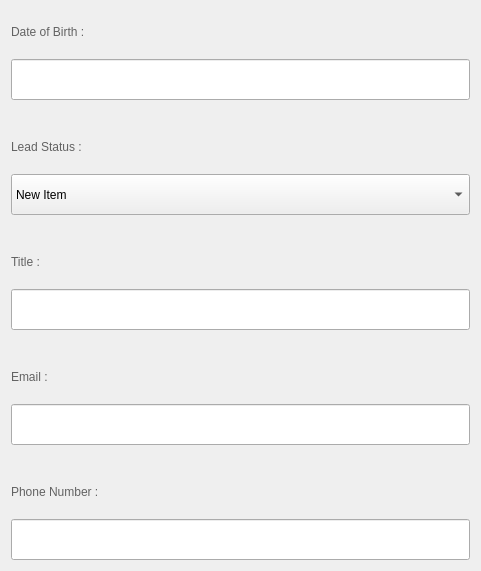
               <widget class="QWidget" name="layoutWidget_2">
                <property name="geometry">
                 <rect>
                  <x>670</x>
                  <y>370</y>
                  <width>481</width>
                  <height>571</height>
                 </rect>
                </property>
                <layout class="QVBoxLayout" name="verticalLayout_5">
                 <item>
                  <widget class="QLabel" name="DateOfBirthLabel">
                   <property name="styleSheet">
                    <string notr="true">color: rgb(98, 98, 98);</string>
                   </property>
                   <property name="text">
                    <string>Date of Birth :</string>
                   </property>
                  </widget>
                 </item>
                 <item>
                  <widget class="QLineEdit" name="DateOfBIrth">
                   <property name="minimumSize">
                    <size>
                     <width>0</width>
                     <height>0</height>
                    </size>
                   </property>
                   <property name="maximumSize">
                    <size>
                     <width>16777215</width>
                     <height>300</height>
                    </size>
                   </property>
                  </widget>
                 </item>
                 <item>
                  <spacer name="verticalSpacer_7">
                   <property name="orientation">
                    <enum>Qt::Orientation::Vertical</enum>
                   </property>
                   <property name="sizeType">
                    <enum>QSizePolicy::Policy::Maximum</enum>
                   </property>
                   <property name="sizeHint" stdset="0">
                    <size>
                     <width>10</width>
                     <height>20</height>
                    </size>
                   </property>
                  </spacer>
                 </item>
                 <item>
                  <widget class="QLabel" name="LeadStatusLabel">
                   <property name="styleSheet">
                    <string notr="true">color: rgb(98, 98, 98);</string>
                   </property>
                   <property name="text">
                    <string>Lead Status :</string>
                   </property>
                  </widget>
                 </item>
                 <item>
                  <widget class="QComboBox" name="LeadStatus">
                   <property name="maximumSize">
                    <size>
                     <width>16777215</width>
                     <height>150</height>
                    </size>
                   </property>
                   <item>
                    <property name="text">
                     <string>New Item</string>
                    </property>
                   </item>
                   <item>
                    <property name="text">
                     <string>New Item</string>
                    </property>
                   </item>
                   <item>
                    <property name="text">
                     <string>New Item</string>
                    </property>
                   </item>
                   <item>
                    <property name="text">
                     <string>New Item</string>
                    </property>
                   </item>
                  </widget>
                 </item>
                 <item>
                  <spacer name="verticalSpacer_8">
                   <property name="orientation">
                    <enum>Qt::Orientation::Vertical</enum>
                   </property>
                   <property name="sizeType">
                    <enum>QSizePolicy::Policy::Maximum</enum>
                   </property>
                   <property name="sizeHint" stdset="0">
                    <size>
                     <width>10</width>
                     <height>20</height>
                    </size>
                   </property>
                  </spacer>
                 </item>
                 <item>
                  <widget class="QLabel" name="TitleLabel">
                   <property name="styleSheet">
                    <string notr="true">color: rgb(98, 98, 98);</string>
                   </property>
                   <property name="text">
                    <string>Title :</string>
                   </property>
                  </widget>
                 </item>
                 <item>
                  <widget class="QLineEdit" name="Title">
                   <property name="maximumSize">
                    <size>
                     <width>16777215</width>
                     <height>300</height>
                    </size>
                   </property>
                  </widget>
                 </item>
                 <item>
                  <spacer name="verticalSpacer_9">
                   <property name="orientation">
                    <enum>Qt::Orientation::Vertical</enum>
                   </property>
                   <property name="sizeType">
                    <enum>QSizePolicy::Policy::Maximum</enum>
                   </property>
                   <property name="sizeHint" stdset="0">
                    <size>
                     <width>10</width>
                     <height>20</height>
                    </size>
                   </property>
                  </spacer>
                 </item>
                 <item>
                  <widget class="QLabel" name="MiddleNameLabel_2">
                   <property name="styleSheet">
                    <string notr="true">color: rgb(98, 98, 98);</string>
                   </property>
                   <property name="text">
                    <string>Email :</string>
                   </property>
                  </widget>
                 </item>
                 <item>
                  <widget class="QLineEdit" name="Email">
                   <property name="maximumSize">
                    <size>
                     <width>16777215</width>
                     <height>300</height>
                    </size>
                   </property>
                  </widget>
                 </item>
                 <item>
                  <spacer name="verticalSpacer_10">
                   <property name="orientation">
                    <enum>Qt::Orientation::Vertical</enum>
                   </property>
                   <property name="sizeType">
                    <enum>QSizePolicy::Policy::Maximum</enum>
                   </property>
                   <property name="sizeHint" stdset="0">
                    <size>
                     <width>10</width>
                     <height>20</height>
                    </size>
                   </property>
                  </spacer>
                 </item>
                 <item>
                  <widget class="QLabel" name="SuffixLabel_2">
                   <property name="styleSheet">
                    <string notr="true">color: rgb(98, 98, 98);</string>
                   </property>
                   <property name="text">
                    <string>Phone Number :</string>
                   </property>
                  </widget>
                 </item>
                 <item>
                  <widget class="QLineEdit" name="Suffix_2">
                   <property name="maximumSize">
                    <size>
                     <width>16777215</width>
                     <height>300</height>
                    </size>
                   </property>
                  </widget>
                 </item>
                </layout>
               </widget>
